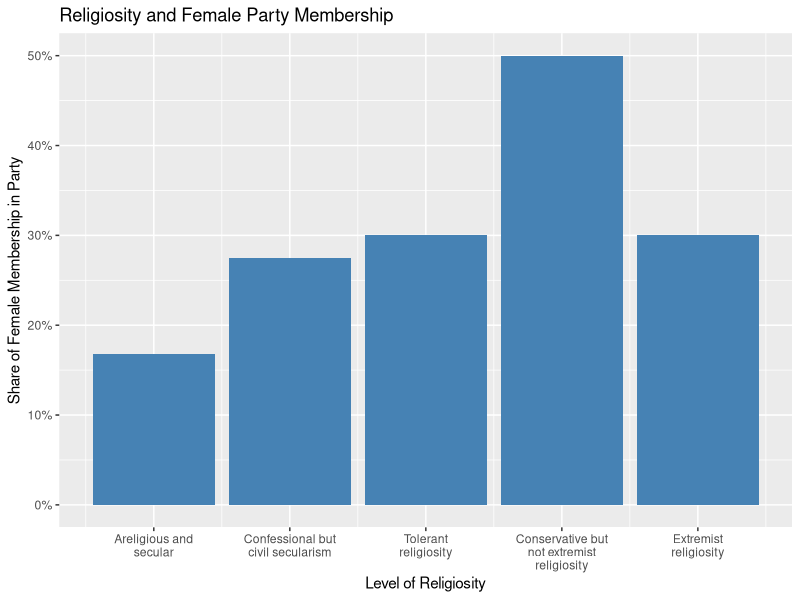
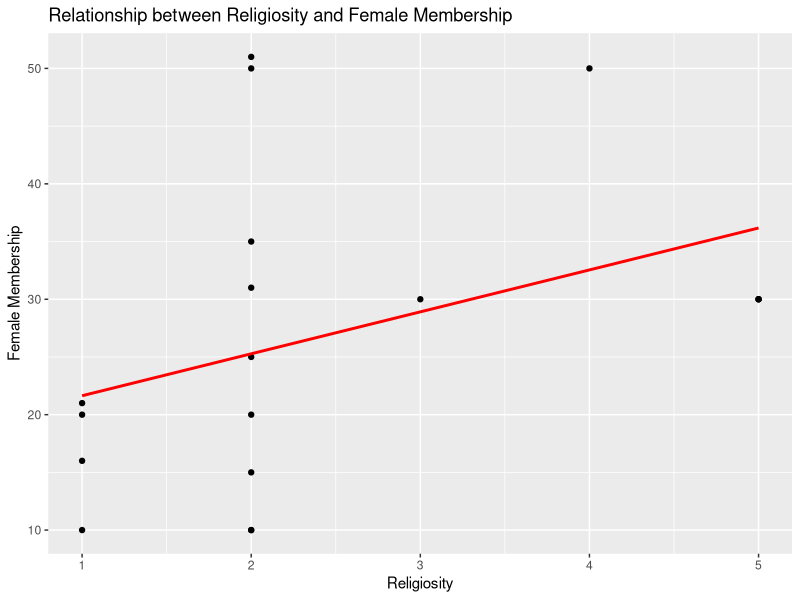
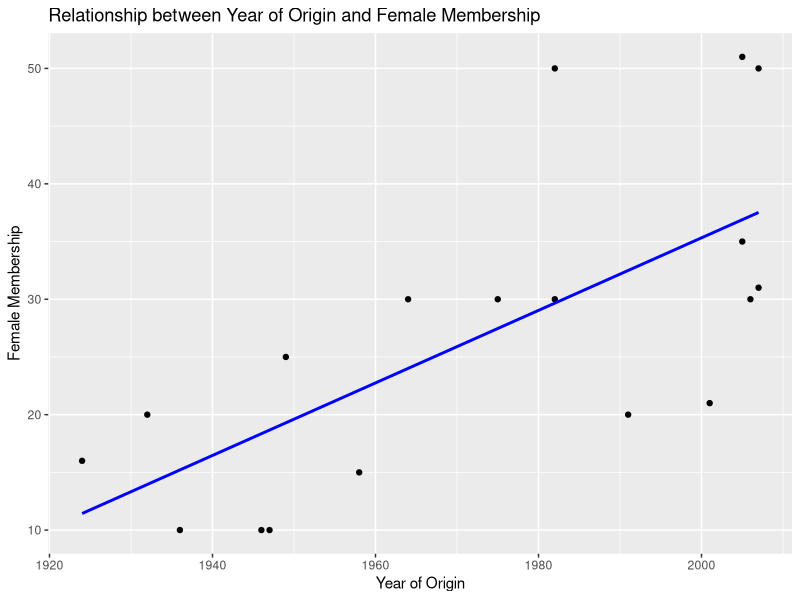

Reproduce these figures in R, in order.
## ---- chunk 1
library(tidyverse)
library(ggplot2)
library(scales)

#loading data
library(haven)
women_religion <- read_sav("Party Variation in Religiosity and Womens Leadership Lebanon Dataset.SAV")

#grouping by level of religiosity and calculating the mean female party membership for each group

women_religion$SECLRSM

women_religion$SECLRSM2<-NA
women_religion$SECLRSM2<-ifelse(women_religion$SECLRSM==1,5,women_religion$SECLRSM2)
women_religion$SECLRSM2<-ifelse(women_religion$SECLRSM==2,4,women_religion$SECLRSM2)
women_religion$SECLRSM2<-ifelse(women_religion$SECLRSM==3,3,women_religion$SECLRSM2)
women_religion$SECLRSM2<-ifelse(women_religion$SECLRSM==4,2,women_religion$SECLRSM2)
women_religion$SECLRSM2<-ifelse(women_religion$SECLRSM==5,1,women_religion$SECLRSM2)
print(table(women_religion$SECLRSM2))
print(table(women_religion$SECLRSM))

women_religion$SECLRSM<-women_religion$SECLRSM2

fem_membership_mean <- women_religion %>%
  group_by(SECLRSM) %>%
 summarize(
   fem_avg = mean(F_MEM, na.rm = TRUE))

fem_membership_mean$SECLRSM
fem_membership_mean$fem_avg
#changing order of variables so that it ranges from secular to extremely religious



#configuring x axis labels


xlabels <- c("Areligious and secular", "Confessional but civil secularism", "Tolerant religiosity", "Conservative but not extremist religiosity", "Extremist religiosity")

wrapped_labels <- str_wrap(xlabels, width = 19)


#producing bar plot showing the relationship between level of party religiosity and share of female membership 

rel_fem_plot <- ggplot(fem_membership_mean, mapping = aes(x = SECLRSM, y = fem_avg)) + geom_col(fill = "steelblue") +
  labs(
    title = "Religiosity and Female Party Membership",
    x = "Level of Religiosity",
    y = "Share of Female Membership in Party"
  ) + 
   scale_y_continuous(labels = scales::percent_format(scale = 1)) +
  scale_x_continuous(
    breaks = as.numeric(fem_membership_mean$SECLRSM),
    labels = wrapped_labels)


rel_fem_plot
## ---- chunk 2
#regression, femMem and religiosity

yr_fem_religion <- lm(F_MEM ~ SECLRSM, data = women_religion) %>%
  broom::tidy()|>
  select(term, est=estimate, se=std.error, pval=p.value)


knitr::kable(yr_fem_religion, digits=3, col.names = c("Variable", "Coefficient Estimate", "Standard Error", "P-Value"))

## ---- chunk 3
#visualization of relationship between level of party religiusity and female party membership
plot_religiosity <- ggplot(women_religion, aes(x = SECLRSM, y = F_MEM)) +
  geom_point() +
  geom_smooth(method = "lm", se = FALSE, color = "red") +
  labs(
    title = "Relationship between Religiosity and Female Membership",
    x = "Religiosity",
    y = "Female Membership"
  )

plot_religiosity
## ---- chunk 4
#single variable regression, year of origin on female membership
fem_membership_year_regression <- lm(F_MEM ~ YRORGN, data = women_religion) %>%
broom::tidy()%>%
  select(term, est=estimate, se=std.error, pval=p.value)


knitr::kable(fem_membership_year_regression, digits=3, col.names = c("Variable", "Coefficient Estimate", "Standard Error", "P-Value"))


## ---- chunk 5
#visualization of relationship between year of party origin and female party membership

plot_year <- ggplot(women_religion, aes(x = YRORGN, y = F_MEM)) +
  geom_point() +
  geom_smooth(method = "lm", se = FALSE, color = "blue") +
  labs(
    title = "Relationship between Year of Origin and Female Membership",
    x = "Year of Origin",
    y = "Female Membership"
  )

plot_year
## ---- chunk 6
#multivariable regression, year of origin AND level of religiosity on female membership

yr_fem_religion <- lm(F_MEM ~ YRORGN + SECLRSM, data = women_religion)%>%
broom::tidy()%>%
  select(term, est=estimate, se=std.error, pval=p.value)

knitr::kable(yr_fem_religion, digits=3, col.names = c("Variable", "Coefficient Estimate", "Standard Error", "P-Value"))
